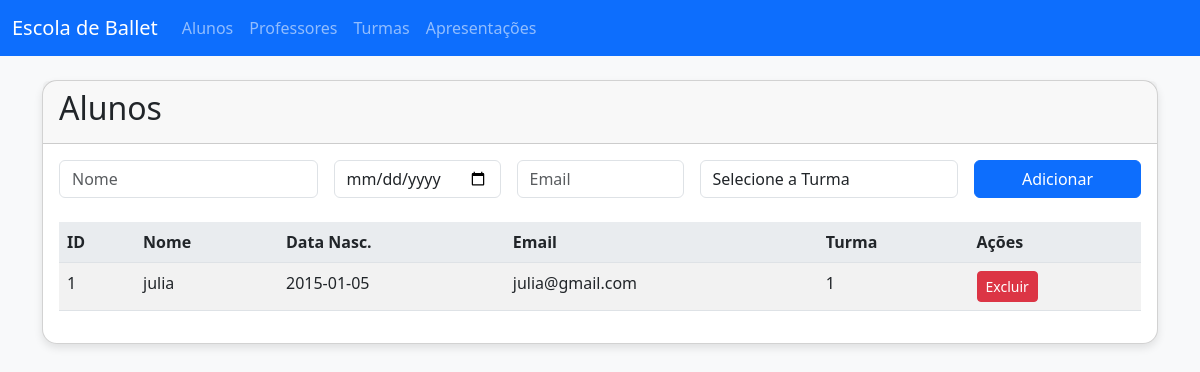
The app's page /alunos with its own data.
### tables this page shows
CREATE TABLE Aluno (
    id INTEGER PRIMARY KEY AUTOINCREMENT,
    nome TEXT NOT NULL,
    data_nascimento DATE NOT NULL,
    email TEXT NOT NULL,
    telefone TEXT,
    endereco TEXT,
    turma_id INTEGER REFERENCES Turma(id)
);

### app.py (the view)
@app.route('/alunos')
def mostrar_alunos():
    alunos = listar_alunos()
    turmas = listar_turmas()
    return render_template('alunos.html', alunos=alunos, turmas=turmas)

### db/connection.py (called while the page is built)
def conectar():
    return sqlite3.connect('ballet.db')

### models/aluno.py (called while the page is built)
def listar_alunos():
    conn = conectar()
    cursor = conn.cursor()
    cursor.execute("""
        SELECT a.id, a.nome, a.data_nascimento, a.email,
               COALESCE(a.turma_id, 'Sem turma') as turma_id
        FROM Aluno a
    """)
    alunos = cursor.fetchall()
    conn.close()
    return alunos

### models/turma.py (called while the page is built)
def listar_turmas():
    conn = conectar()
    cursor = conn.cursor()
    cursor.execute("SELECT * FROM Turma")
    resultado = cursor.fetchall()
    conn.close()
    return resultado

### templates/alunos.html (shortened to what this page needs)
{% extends "base.html" %}
{% block content %}
<div class="card">
    <div class="card-header">
        <h2>Alunos</h2>
    </div>
    <div class="card-body">
        <form method="POST" action="{{ url_for('adicionar_aluno') }}" class="mb-4">
            <div class="row g-3">
                <div class="col-md-3">
                <input type="text" name="nome" class="form-control" placeholder="Nome" required>
                </div>
                <div class="col-md-2">
                <input type="date" name="data_nascimento" class="form-control" required>
                </div>
                <div class="col-md-2">
                <input type="email" name="email" class="form-control" placeholder="Email" required>
                </div>
                <div class="col-md-3">
                <select name="turma_id" class="form-control">
                    <option value="">Selecione a Turma</option>
                </select>
                </div>
                <div class="col-md-2">
                <button type="submit" class="btn btn-primary w-100">Adicionar</button>
                </div>
            </div>
        </form>
        <table class="table table-striped">
            <thead>
                <tr>
                    <th>ID</th>
                    <th>Nome</th>
                    <th>Data Nasc.</th>
                    <th>Email</th>
                    <th>Turma</th>
                    <th>Ações</th>
                </tr>
            </thead>
            <tbody>
                {% for aluno in alunos %}
                <tr>
                    <td>{{ aluno[0] }}</td>
                    <td>{{ aluno[1] }}</td>
                    <td>{{ aluno[2] }}</td>
                    <td>{{ aluno[3] }}</td>
                    <td>{{ aluno[4] or 'Sem turma' }}</td>
                    <td>
                        <a href="{{ url_for('remover_aluno', id=aluno[0]) }}"
                           class="btn btn-danger btn-sm"
                           onclick="return confirm('Tem certeza?')">
                            Excluir
                        </a>
                    </td>
                </tr>
                {% endfor %}
            </tbody>
        </table>
    </div>
</div>
{% endblock %}

### static/style.css (style rules this page uses)
body { background-color: #f8f9fa; }
.card { border-radius: 15px; box-shadow: 0 4px 8px rgba(0, 0, 0, 0.1); }

### records on screen
Aluno: id "1", nome "julia", data_nascimento "2015-01-05", email "julia@gmail.com", aluno "1"
